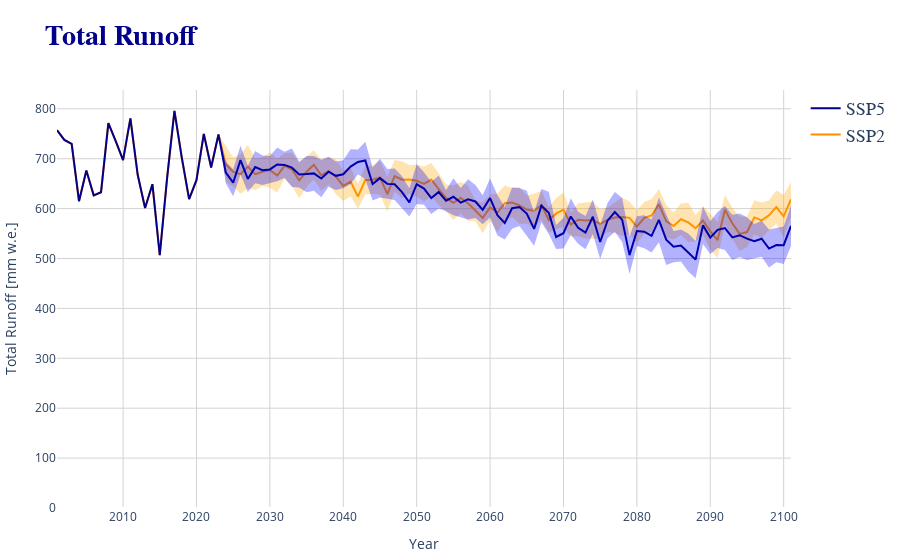

This figure's notebook cell:
### Markdown cell above
We are going to use the `plotly` library again to create interactive plots. For now, let's plot *total discharge* over all ensemble members. You can change the variables and resampling frequency in the example at will.

### Code cell
from tools.plots import plot_ci_matilda

# Application example
plot_ci_matilda('total_runoff',dic=matilda_scenarios, resample_freq='YE', show=True)
